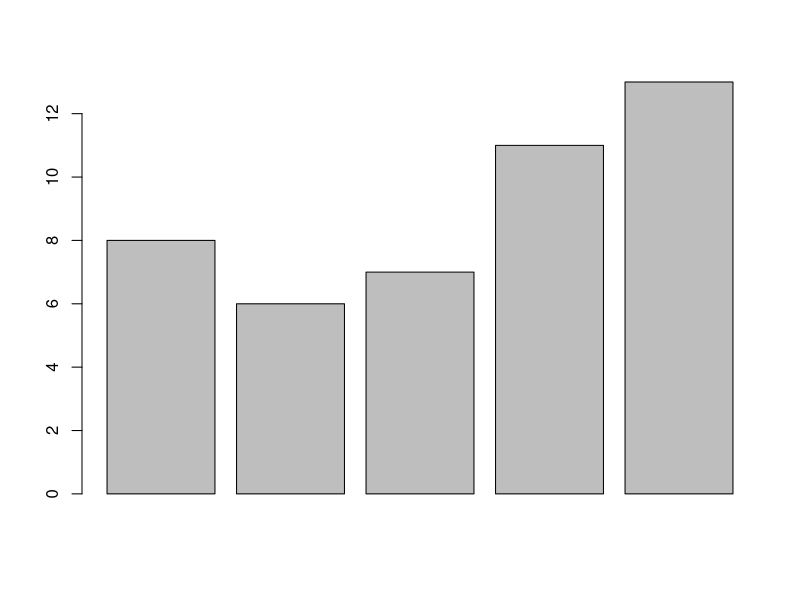
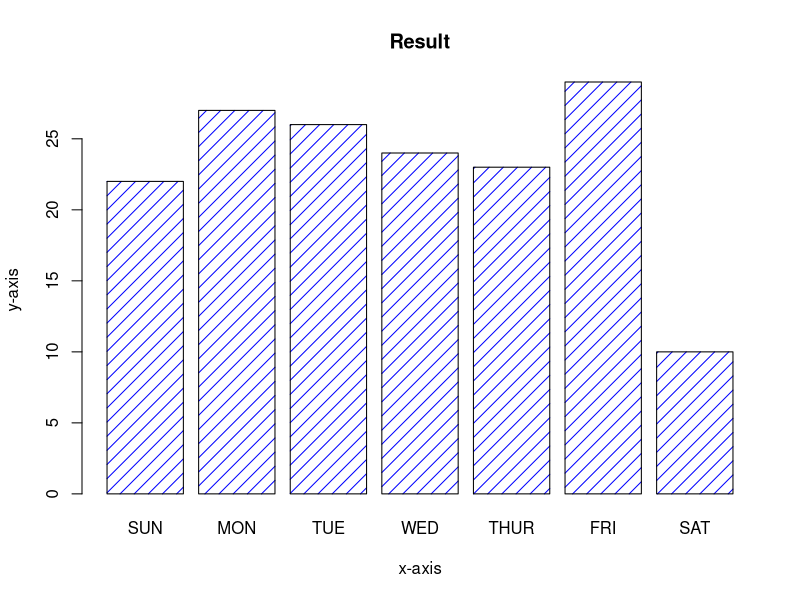
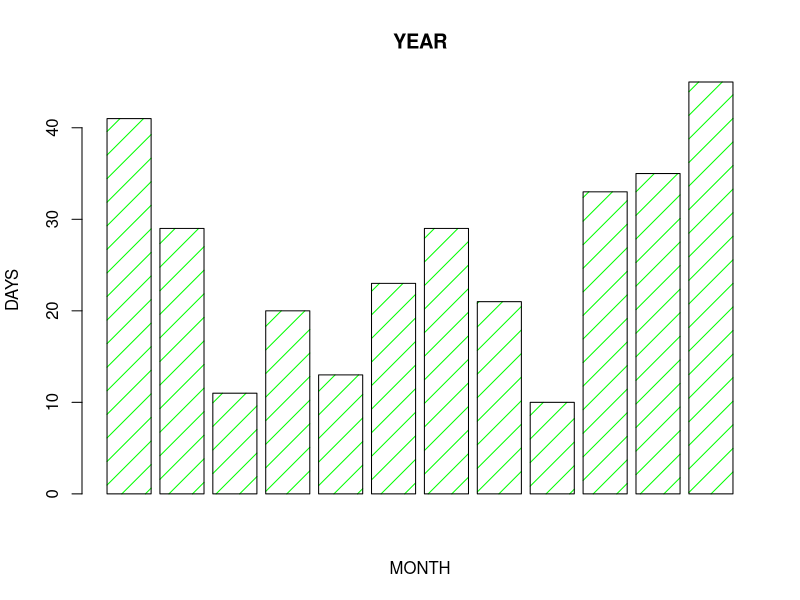
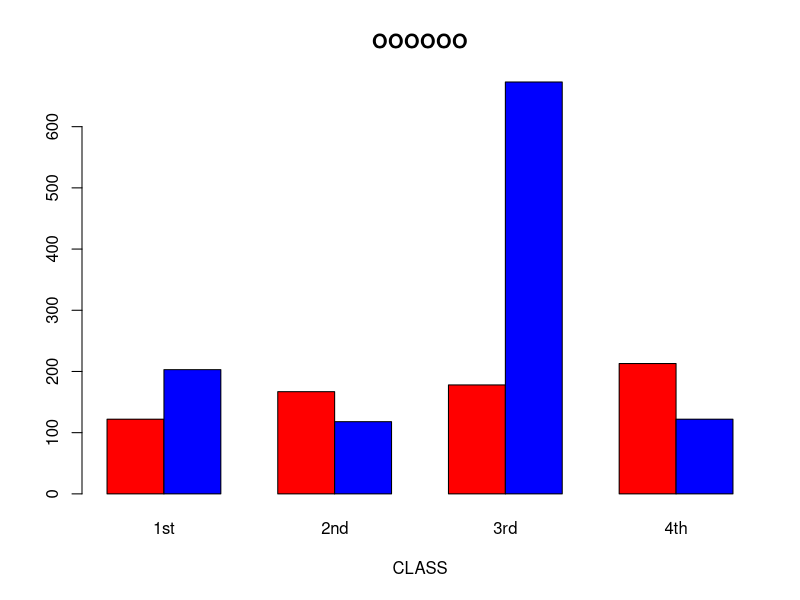
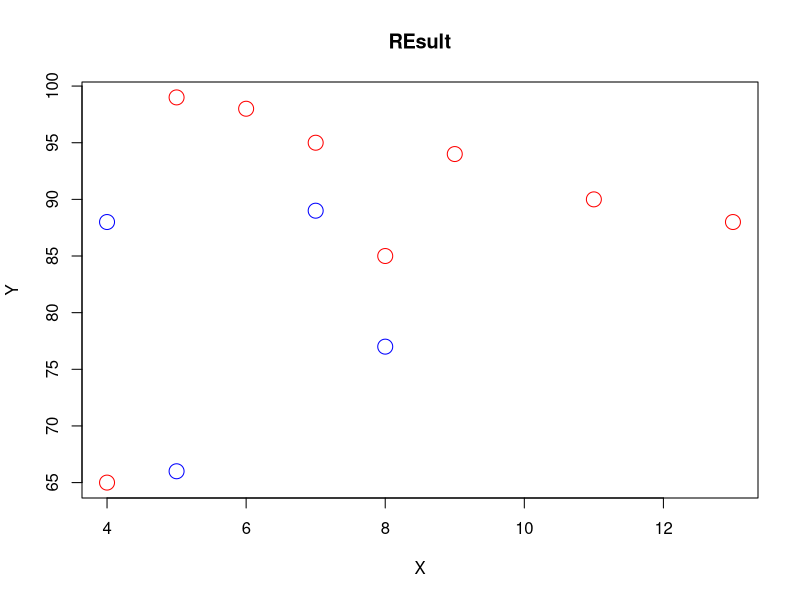
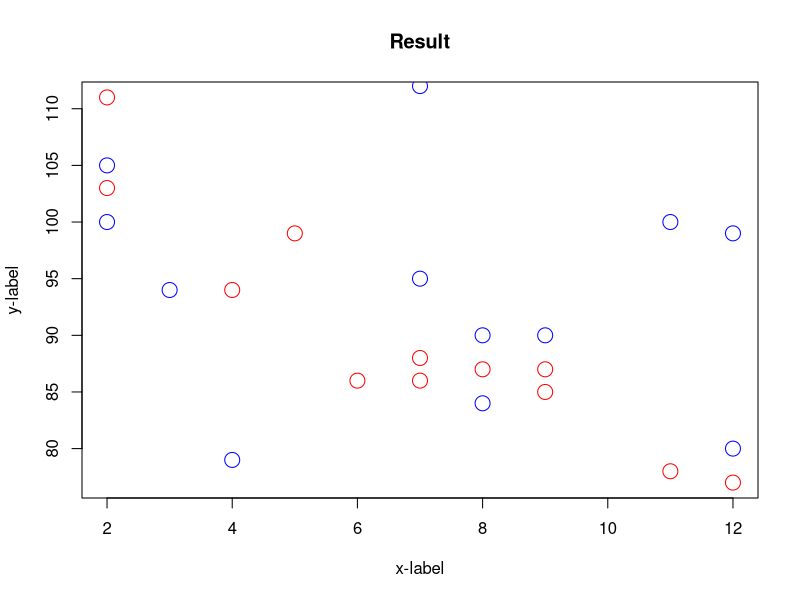
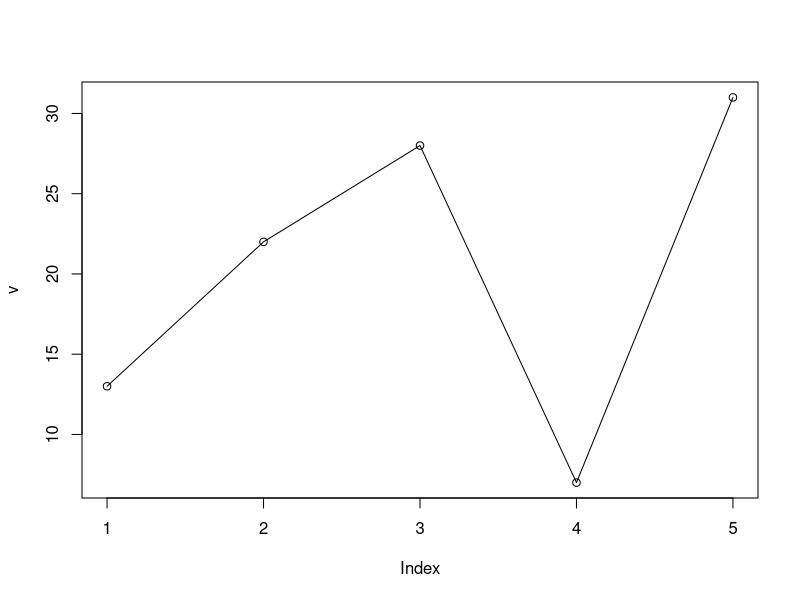
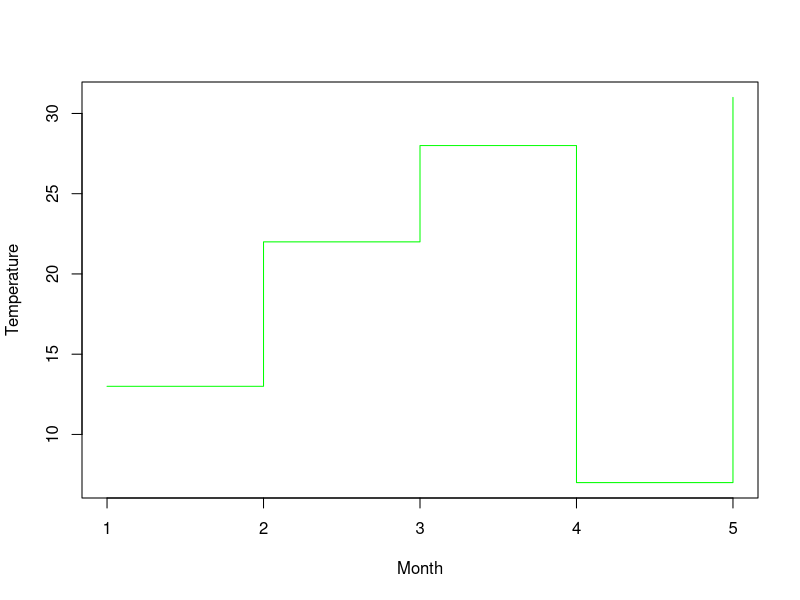

Source code (R) for these figures, in order:
a<-c(8,6,7,11,13)
a
res<-barplot(a)
res
temp<-c(22,27,26,24,23,29,10)
result<-barplot(temp,main="Result",
                xlab="x-axis",
                ylab="y-axis",
                names.arg=c("SUN","MON","TUE","WED","THUR","FRI","SAT"),
                col="BLUE",
                density=10)
result
temp1<-c(41,29,11,20,13,23,29,21,10,33,35,45)
r2<-barplot(temp1,main="YEAR",
            xlab="MONTH",ylab="DAYS",
            names.args=c("JAN","FEB","MAR","APRIL","MAY","JUN","JUL","AUG","SEP","NOV","DEC"),
            col="GREEN",
            density=6,border="BLACK")
r2

data <- matrix(c(122, 203, 167, 118, 178, 673, 213), nrow = 2, ncol = 4)


o <- barplot(data,
             main = "OOOOOO", 
             xlab = "CLASS",   
             names.arg = c("1st", "2nd", "3rd", "4th"),  
             col = c("red", "blue"),
             beside = TRUE)        
o



x <- c(5,6,7,8,9,11,13,4)
y <- c(99,98,95,85,94,90,88,65)

plot(x, y, main = "REsult", xlab = "X", ylab = "Y", col = "red", cex = 2)
k<-c(4,5,6,7,8,9,1,2)
l<-c(88,66,56,89,77,55,44,66)
points(k,l,col="BLUE",cex=2)





x1<-c(5,7,8,7,2,2,9,4,11,12,9,6)
y1<-c(99,86,87,88,111,103,87,94,78,77,85,86)

plot(x1,y1,main="Result", xlab="x-label", ylab="y-label", col="red", cex=2)
x2<-c(2,2,8,15,8,12,9,7,3,11,4,7,14,12)
y2<-c(100,105,84,105,90,99,90,95,94,100,79,112,91,80)
points(x2,y2,col="blue",cex=2)

v<-c(13,22,28,7,31)
plot(v,type="o")  

v<-c(13,22,28,7,31)
plot(v,type="s",col="green",xlab = "Month", ylab = "Temperature")


v<-c(13,22,28,7,31)
w<-c(11,13,32,6,35)
x<-c(12,22,15,34,55)
plot(v,type="o", col="green", xlab = "Month", ylab = "Temperature")
lines(w,type="o",col="red")
lines(x,type="o",col="blue")

a<-c(12,15,18)
res<-pie(a)
res